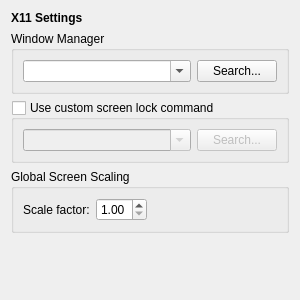
<?xml version="1.0" encoding="UTF-8"?>
<ui version="4.0">
 <class>X11Settings</class>
 <widget class="QWidget" name="X11Settings">
  <property name="geometry">
   <rect>
    <x>0</x>
    <y>0</y>
    <width>300</width>
    <height>300</height>
   </rect>
  </property>
  <layout class="QGridLayout" name="gridLayout">
   <item row="0" column="0">
    <widget class="QLabel" name="label">
     <property name="font">
      <font>
       <bold>true</bold>
      </font>
     </property>
     <property name="text">
      <string>X11 Settings</string>
     </property>
    </widget>
   </item>
   <item row="1" column="0" colspan="2">
    <widget class="QGroupBox" name="groupBox">
     <property name="title">
      <string>Window Manager</string>
     </property>
     <layout class="QGridLayout" name="gridLayout_2">
      <item row="0" column="0">
       <widget class="QComboBox" name="wmComboBox">
        <property name="sizePolicy">
         <sizepolicy hsizetype="MinimumExpanding" vsizetype="Fixed">
          <horstretch>0</horstretch>
          <verstretch>0</verstretch>
         </sizepolicy>
        </property>
        <property name="editable">
         <bool>true</bool>
        </property>
       </widget>
      </item>
      <item row="0" column="1">
       <widget class="QPushButton" name="findWmButton">
        <property name="text">
         <string>Search...</string>
        </property>
       </widget>
      </item>
     </layout>
    </widget>
   </item>
   <item row="2" column="0" colspan="2">
    <widget class="QGroupBox" name="customLockBox">
     <property name="title">
      <string>Use custom screen lock command</string>
     </property>
     <property name="checkable">
      <bool>true</bool>
     </property>
     <property name="checked">
      <bool>false</bool>
     </property>
     <layout class="QGridLayout" name="gridLayout_5">
      <item row="0" column="0">
       <widget class="QComboBox" name="x11LockCommandComboBox">
        <property name="sizePolicy">
         <sizepolicy hsizetype="MinimumExpanding" vsizetype="Fixed">
          <horstretch>0</horstretch>
          <verstretch>0</verstretch>
         </sizepolicy>
        </property>
        <property name="editable">
         <bool>true</bool>
        </property>
       </widget>
      </item>
      <item row="0" column="1">
       <widget class="QPushButton" name="findX11LockCommandButton">
        <property name="text">
         <string>Search...</string>
        </property>
       </widget>
      </item>
     </layout>
    </widget>
   </item>
   <item row="3" column="0" colspan="2">
    <widget class="QGroupBox" name="scaleBox">
     <property name="toolTip">
      <string>Under Wayland, adjust scaling via compositor settings or kanshi instead.</string>
     </property>
     <property name="title">
      <string>Global Screen Scaling</string>
     </property>
     <layout class="QFormLayout" name="formLayout_2">
      <property name="fieldGrowthPolicy">
       <enum>QFormLayout::FieldGrowthPolicy::ExpandingFieldsGrow</enum>
      </property>
      <property name="horizontalSpacing">
       <number>6</number>
      </property>
      <item row="0" column="0">
       <widget class="QLabel" name="label_3">
        <property name="text">
         <string>Scale factor:</string>
        </property>
       </widget>
      </item>
      <item row="0" column="1">
       <widget class="QDoubleSpinBox" name="scaleSpinBox">
        <property name="minimum">
         <double>1.000000000000000</double>
        </property>
        <property name="maximum">
         <double>4.000000000000000</double>
        </property>
        <property name="singleStep">
         <double>0.500000000000000</double>
        </property>
        <property name="value">
         <double>1.000000000000000</double>
        </property>
       </widget>
      </item>
     </layout>
    </widget>
   </item>
   <item row="4" column="0" colspan="2">
    <spacer name="verticalSpacer">
     <property name="orientation">
      <enum>Qt::Orientation::Vertical</enum>
     </property>
     <property name="sizeType">
      <enum>QSizePolicy::Policy::MinimumExpanding</enum>
     </property>
     <property name="sizeHint" stdset="0">
      <size>
       <width>10</width>
       <height>10</height>
      </size>
     </property>
    </spacer>
   </item>
  </layout>
 </widget>
 <resources/>
 <connections/>
</ui>
